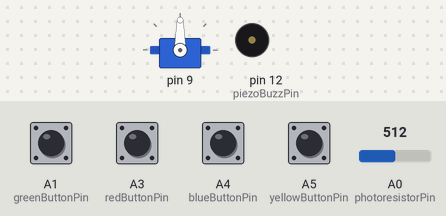
Bench run of a sketch on a simulated Arduino Uno, built with avr-gcc and run on an emulated ATmega328P. Shown: servo, buzzer (waves = sounding). The inputs (shaded band) are chosen by the test bench; at power-on: A1 (greenButtonPin), A3 (redButtonPin), A4 (blueButtonPin), A5 (yellowButtonPin) LOW, A0 (photoresistorPin) = 512.

Above: at 1.2 s.
1.3 s: A0 (photoresistorPin) set to 411
2.8 s: A0 (photoresistorPin) set to 388
At 3.05 s:
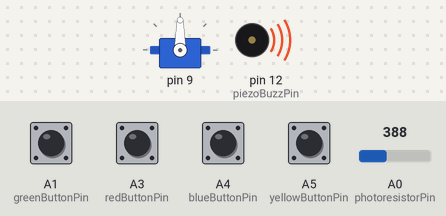
5.8 s: A5 (yellowButtonPin) pulled HIGH for 0.15 s
At 6.8 s:
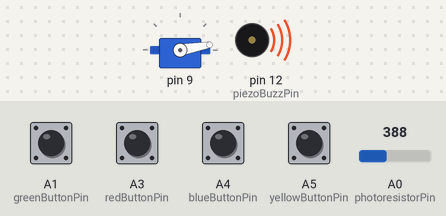
8.8 s: A5 (yellowButtonPin) pulled HIGH for 1 s
11.8 s: A0 (photoresistorPin) set to 410
At 13.3 s:
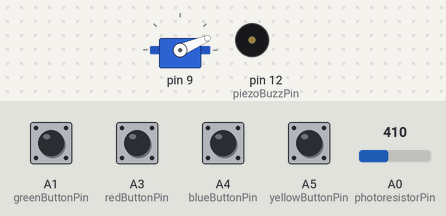
13.6 s: A1 (greenButtonPin) pulled HIGH for 1 s
At 13.72 s:
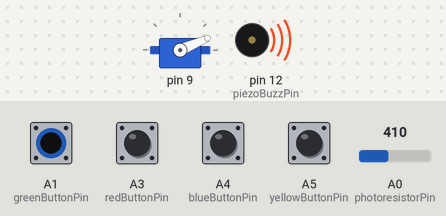
Timing chart, 0 to 16.6 s (numbered marks = the images above; inputs shaded):
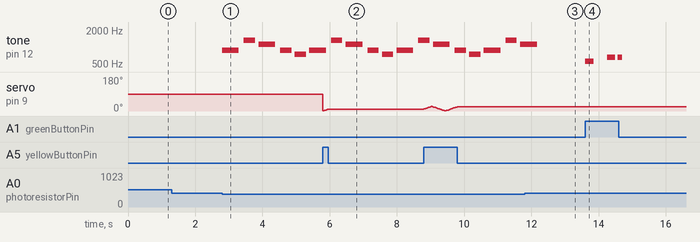

Measured:
- the behaviour switches between 401 and 400 on A0 (photoresistorPin) (found by bisection; images 0 and 1)
- after the input at 1.3 s, every drawn part: stays the same
- after the input at 2.8 s, tone on pin 12 (piezoBuzzPin): plays 880 Hz for 0.50 s, 1319 Hz for 0.33 s, 1109 Hz for 0.50 s, 880 Hz for 0.33 s, 740 Hz for 0.33 s, 880 Hz for 0.40 s, starting at once
- after the input at 5.8 s, servo on pin 9: 90° → 10° at once
- after the input at 11.8 s, tone on pin 12 (piezoBuzzPin): goes on until 12.2 s, then stays silent
- after the input at 13.6 s, tone on pin 12 (piezoBuzzPin): plays 554 Hz for 0.25 s, 659 Hz for 0.25 s, 659 Hz for 0.13 s, starting at once

The sketch:

Musical.Instrument.ino
```cpp
/*Megan Ju
   July 27, 2020
   DES INV 23
   Professor Michael Shiloh
   Create an instrument


*/

//---------------------------Variables---------------------------//

#include "pitches.h" //includes the values from the pitches.h document
#include <Servo.h>  //includes the servo library

unsigned long previousMillis = 0; //previous milliseconds that have passed since the
                                 // user has interacted with the breadboard switches


//set up the variables for the buttons and later see if they have been pressed or not
int greenButtonPressed = 0;
int blueButtonPressed = 0;
int redButtonPressed = 0;
int yellowButtonPressed = 0;


//button and item connecting pins of the Arduino Uno
const int greenButtonPin = A1;
const int yellowButtonPin = A5;
const int blueButtonPin = A4;
const int redButtonPin = A3;
const int piezoBuzzPin = 12;
const int photoresistorPin = A0;


//variables for the green button's tune
int greenButtonMelody[] = { //different notes that are played in the tune
  NOTE_CS5, 0, NOTE_E5, NOTE_E5, NOTE_CS5, NOTE_CS5, NOTE_FS5, NOTE_CS5
};
int noteDurations[] = { //the length of time each note plays for
  4, 4, 4, 8, 8, 4, 4, 4
};
unsigned long greenCurrentNoteStarted = 0;  //When was the current note played
int greenThisNote = 0;  //The note being played in the array
int greenMillisToNextNote = 0;  //The amount of milliseconds until the next note should be played


//variables for the blue button's tune
int blueButtonInterval = 125; //Time that the note will play before next note
int blueButtonMelody[] = {  //different notes included in the melody
  NOTE_A3, NOTE_E4, NOTE_CS4, NOTE_B3, NOTE_A3
};
float blueButtonWait = 0; //time that the note will play for
const int blueMaxRepeats = 5; //how many notes are in the melody


//variables for the red button's tune
int redButtonInterval = 250;  //Time that the note will play for next note
int redButtonMelody[] = { //the notes that are in the melody
  NOTE_A2, NOTE_B2, NOTE_D3, NOTE_CS3, NOTE_A2
};
float redButtonWait = 0;    //time that the note will play for
const int redMaxRepeats = 5;  //how many notes are in the melody


//variables for the photoresistor's melodies

//variables for the photoresistor's melody with flashlight
int photoresistorHighMelody[] = {
  NOTE_CS6, NOTE_E6, NOTE_E6, NOTE_B6 //notes in the melody
};
int photoresistorHighDuration[] = { //duration of each note
  4, 8, 4, 4
};
unsigned long photoresistorHighCurrentNoteStarted = 0;  //When was the current note played
int photoresistorHighThisNote = 0;  //The note being played in the array
int photoresistorHighMillisToNextNote = 0;  //the amount of milliseconds until
                                            //the next note should be played

//variables for the photoresistor's melody when covered
int photoresistorLowMelody[] = {
  NOTE_A5, NOTE_E6, NOTE_CS6, NOTE_A5, NOTE_FS5 //notes in the melody
};
int photoresistorLowDuration[] = {  //duration of each note
  2, 3, 2, 3, 3
};
unsigned long photoresistorLowCurrentNote = 0;  //When was the current note played
int photoresistorLowThisNote = 0; //the note being played in the array
int photoresistorLowMillisToNextNote = 0; //the amound of time until the next note should be played


//---------------------------Class ~ Melodies---------------------------//
/*I tried to create a class for several of my melodies when I realized that the
 * code was similar for the red and blue buttons. However, I found out that
 * you cannot transfer an array into another array without coding for each individual item
 * in the array.
 */
/*class Melodies {
    int duration;
    int piezoBuzzPin = 8;
    int buttonPin;
    int repeats;
    int playLength;
    int melodyList[];

  public:
    Melody(int pin, float interval, int noteArray, int numberOfNotes) {
      repeats = numberOfNotes;
      buttonPin = pin;
      pinMode(pin, INPUT);
      duration = interval * 1.30;
      playLength = interval;
      previousMillis = 0;
      melodyList[] = noteArray;
    }

    void Update() {
      int i = 0;
      while (i < repeats) {
        unsigned long currentMillis = millis();
        if (currentMillis - previousMillis > playLength) {
          previousMillis = currentMillis;
          tone(piezoBuzzPin, melodyList[i], duration);
          i++;
        }
      }
    }
  };*/

//---------------------------Class ~ Servo Volume---------------------------//

class Volume {  //the class for the servo's actions. Since I used the servo motor
                //to act as a change in volume with the piezo button, I titled
                //the class as such.

    Servo servo;  //creates a servo object to control the servo
    int pos = 0;  //variable to store the position of the servo
    int increment = 0;  //amount the servo will move each time
    int updateInterval = 0; //the amount of time between the updates
    unsigned long lastUpdate = 0; //the last known position of the last update

  public:
    Volume(int interval) {  //how to initialize the class
      updateInterval = interval;  //the updateInterval will be set
                                  //to the interval amount
      increment = 1;  //the increment of change will be one
    }

    void Attach(int pin) {  //where the servo is attached to
      servo.attach(pin);
    }

    void Update() { //function to update the position of the servo

      if ((millis() - lastUpdate) > updateInterval) { //is it time to update?

        lastUpdate = millis();  //the time will be set to lastUpdate variable

        pos += increment; //the position increases by the increment

        servo.write(pos); //change the servo's position

        if ((pos >= 25) || (pos <= 0)) {  //changes the direction of movement if
                                          //the servo reached the end of
                                          //the movement
          increment = -increment;
        }
      }
    }
};

Volume volume(15);  //calls the volume() function ~ similar to set up


//---------------------------Set-Up---------------------------//

void setup() {

  //sets up the pin modes for the buttons, photoresistor, and piezo buzzer
  pinMode(greenButtonPin, INPUT);
  pinMode(blueButtonPin, INPUT);
  pinMode(redButtonPin, INPUT);
  pinMode(yellowButtonPin, INPUT);
  pinMode(photoresistorPin, INPUT);
  pinMode(piezoBuzzPin, OUTPUT);

  //calls the attach function from the volume class to detect where the servo
  //motor's pin
  volume.Attach(9);

  //Serial.begin(9600); I used this to determine what sections of the photo-
  //resistor's values I wanted to use

}


//---------------------------Main Code---------------------------//
void loop() {

  //digital reads of all the pins the buttons are connected to so
  //the Arduino can detect if they have been presed or not
  greenButtonPressed = digitalRead(greenButtonPin);
  blueButtonPressed = digitalRead(blueButtonPin);
  redButtonPressed = digitalRead(redButtonPin);
  yellowButtonPressed = digitalRead(yellowButtonPin);

  unsigned long currentMillis = millis(); //what is the time at the moment

  int sensorValue = analogRead(A0); //sensorValue from the pin from the photoresistor
  //Serial.println(sensorValue);  I used this code to tell which group of values I should use to
                                  //control the melody from the photoresistor
  //delay(1);


//------------------Yellow Button------------------//

 if (yellowButtonPressed == HIGH) { //if the yellow button is pressed then the
                                    //servo motor's position will be updated
    volume.Update();
  }


//------------------Photoresistor------------------//

//Low values

  if (sensorValue >= 0 && sensorValue <= 400) { //if the photoresistor reads values in between 0 and 400
                                                //then the piezo buzzer will play the melody

    //determines if it is time to play the next note in the melody
    if (currentMillis - photoresistorLowCurrentNote >= photoresistorLowMillisToNextNote) {

      previousMillis = currentMillis; //stores the last time the note played

      //determines how long the note should play for
      int photoresistorLowNoteWait = 1000 / photoresistorLowDuration[photoresistorLowThisNote];

      //plays the melody through the piezo buzzer for the duration determined in the line above
      tone(piezoBuzzPin, photoresistorLowMelody[photoresistorLowThisNote], photoresistorLowNoteWait);

      //Calculates the time to wait before the next note is played
      photoresistorLowMillisToNextNote = photoresistorLowNoteWait * 1.30;

      //Stores the time when the note started
      photoresistorLowCurrentNote = currentMillis;

      //moves to the next note in the array
      photoresistorLowThisNote++;

      if (photoresistorLowThisNote > 4) { //starts the melody over when it reaches the end of the array
        photoresistorLowThisNote = 0;
      }
    }

  } else {
    photoresistorLowThisNote = 0; //restart the melody even if sensor detects numbers outside
                                  //0 and 400
  }


//High Values

  if (sensorValue >= 890 && sensorValue <= 1050) {  //if the photoresistor reads values in between 890 and 1000
                                                    //then the piezo buzzer will play the melody

    //determines if it is time to play the next note in the melody
    if (currentMillis - photoresistorHighCurrentNoteStarted >= photoresistorHighMillisToNextNote) {

      previousMillis = currentMillis; //stores the last time the note played

      //determines how long the note should play for
      int photoresistorHighNoteDuration = 1000 / photoresistorHighDuration[photoresistorHighThisNote];

      //plays the melody through the piezo buzzer for the duration determined in the line above
      tone(piezoBuzzPin, photoresistorHighMelody[photoresistorHighThisNote], photoresistorHighNoteDuration);

      //Calculates the time to wait before the next note is played
      photoresistorHighMillisToNextNote = photoresistorHighNoteDuration * 1.30;

      //Stores the time when the note started
      photoresistorHighCurrentNoteStarted = currentMillis;

      //moves to the next note in the array
      photoresistorHighThisNote++;

      if (photoresistorHighThisNote > 3) { //starts the melody over when it reaches the end of the array
        photoresistorHighThisNote = 0;
      }
    }
  } else {
  }


//------------------Green Button------------------//

  if (greenButtonPressed == HIGH) { //if the green button is pressed then the piezo buzzer will play
                                    //this melody

     //calculates if it is time to play the next note in the melody
    if (currentMillis - greenCurrentNoteStarted >= greenMillisToNextNote) {

      previousMillis = currentMillis; //stores last time note is played

      //calculates how long the note should be played for
      int noteDuration = 1000 / noteDurations[greenThisNote];

      //plays the melody through the piezo buzzer for the duration determined in the line above
      tone(piezoBuzzPin, greenButtonMelody[greenThisNote], noteDuration);

      //Calculates the time to wait before the next note is played
      greenMillisToNextNote = noteDuration * 1.30;

      //Stores the time when the note started
      greenCurrentNoteStarted = currentMillis;

      //moves to the next note in the array
      greenThisNote++;

      if (greenThisNote > 7) {  //starts the melody over when it reaches the end of the array

        greenThisNote = 0;
      }
    }
  } else {

    greenThisNote = 0;  //restart the melody even if button is not pressed

  }


//------------------Blue Button------------------//

  if (blueButtonPressed == HIGH) {  //if the blue button is pressed then the
                                    //piezo buzzer will play this melody

    int i = 0;  //start at 0

    while (i < blueMaxRepeats) {  //how many times to play through the notes in the array

      unsigned long currentMillis = millis();   //stores the time at that moment

      if (currentMillis - previousMillis > blueButtonInterval) {  //should it play the notes

        //stores the last time the note is played
        previousMillis = currentMillis;

        //how long to play the note
        blueButtonWait = blueButtonInterval * 1.30;

        //plays the note through the piezo buzzer
        tone(piezoBuzzPin, blueButtonMelody[i], blueButtonWait);

        //moves on to next note in the array
        i++;
      }
    }
  }


//------------------Red Button------------------//

  if (redButtonPressed == HIGH) { //if the red button is pressed then the piezo buzzer will
                                  //play this melody
    int i = 0;  //start at 0

    while (i < redMaxRepeats) { //how many times to play through the notes in the array

      unsigned long currentMillis = millis(); //stores the time at that moment

      if (currentMillis - previousMillis > redButtonInterval) { //should it play the notes

        //stores the last time the note is played
        previousMillis = currentMillis;

        //how long to play the note
        redButtonWait = redButtonInterval * 1.30;

        //plays the note through the piezo buzzer
        tone(piezoBuzzPin, redButtonMelody[i], redButtonWait);

        //moves on to next note in the array
        i++;
      }
    }
  }

}
```

pitches.h
```cpp
/*************************************************
 * Public Constants
 *************************************************/

#define NOTE_B0  31
#define NOTE_C1  33
#define NOTE_CS1 35
#define NOTE_D1  37
#define NOTE_DS1 39
#define NOTE_E1  41
#define NOTE_F1  44
#define NOTE_FS1 46
#define NOTE_G1  49
#define NOTE_GS1 52
#define NOTE_A1  55
#define NOTE_AS1 58
#define NOTE_B1  62
#define NOTE_C2  65
#define NOTE_CS2 69
#define NOTE_D2  73
#define NOTE_DS2 78
#define NOTE_E2  82
#define NOTE_F2  87
#define NOTE_FS2 93
#define NOTE_G2  98
#define NOTE_GS2 104
#define NOTE_A2  110
#define NOTE_AS2 117
#define NOTE_B2  123
#define NOTE_C3  131
#define NOTE_CS3 139
#define NOTE_D3  147
#define NOTE_DS3 156
#define NOTE_E3  165
#define NOTE_F3  175
#define NOTE_FS3 185
#define NOTE_G3  196
#define NOTE_GS3 208
#define NOTE_A3  220
#define NOTE_AS3 233
#define NOTE_B3  247
#define NOTE_C4  262
#define NOTE_CS4 277
#define NOTE_D4  294
#define NOTE_DS4 311
#define NOTE_E4  330
#define NOTE_F4  349
#define NOTE_FS4 370
#define NOTE_G4  392
#define NOTE_GS4 415
#define NOTE_A4  440
#define NOTE_AS4 466
#define NOTE_B4  494
#define NOTE_C5  523
#define NOTE_CS5 554
#define NOTE_D5  587
#define NOTE_DS5 622
#define NOTE_E5  659
#define NOTE_F5  698
#define NOTE_FS5 740
#define NOTE_G5  784
#define NOTE_GS5 831
#define NOTE_A5  880
#define NOTE_AS5 932
#define NOTE_B5  988
#define NOTE_C6  1047
#define NOTE_CS6 1109
#define NOTE_D6  1175
#define NOTE_DS6 1245
#define NOTE_E6  1319
#define NOTE_F6  1397
#define NOTE_FS6 1480
#define NOTE_G6  1568
#define NOTE_GS6 1661
#define NOTE_A6  1760
#define NOTE_AS6 1865
#define NOTE_B6  1976
#define NOTE_C7  2093
#define NOTE_CS7 2217
#define NOTE_D7  2349
#define NOTE_DS7 2489
#define NOTE_E7  2637
#define NOTE_F7  2794
#define NOTE_FS7 2960
#define NOTE_G7  3136
#define NOTE_GS7 3322
#define NOTE_A7  3520
#define NOTE_AS7 3729
#define NOTE_B7  3951
#define NOTE_C8  4186
#define NOTE_CS8 4435
#define NOTE_D8  4699
#define NOTE_DS8 4978
```
